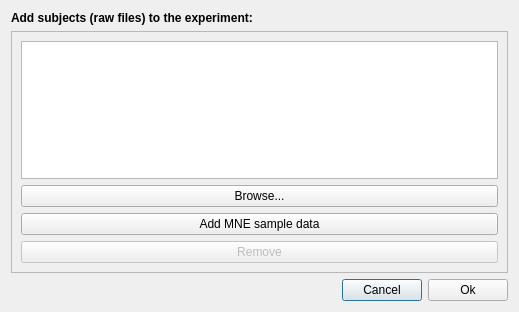
<?xml version="1.0" encoding="UTF-8"?>
<ui version="4.0">
 <class>AddSubject</class>
 <widget class="QDialog" name="AddSubject">
  <property name="geometry">
   <rect>
    <x>0</x>
    <y>0</y>
    <width>519</width>
    <height>312</height>
   </rect>
  </property>
  <property name="windowTitle">
   <string>Meggie - Add subjects</string>
  </property>
  <layout class="QGridLayout" name="gridLayout">
   <item row="0" column="0" colspan="2">
    <widget class="QLabel" name="labelAddSubjects">
     <property name="font">
      <font>
       <weight>75</weight>
       <bold>true</bold>
      </font>
     </property>
     <property name="text">
      <string>Add subjects (raw files) to the experiment:</string>
     </property>
    </widget>
   </item>
   <item row="2" column="0" colspan="3">
    <layout class="QHBoxLayout" name="horizontalLayout_2">
     <item>
      <spacer name="horizontalSpacer">
       <property name="orientation">
        <enum>Qt::Horizontal</enum>
       </property>
       <property name="sizeHint" stdset="0">
        <size>
         <width>40</width>
         <height>20</height>
        </size>
       </property>
      </spacer>
     </item>
     <item>
      <widget class="QPushButton" name="pushButtonCancel">
       <property name="text">
        <string>Cancel</string>
       </property>
      </widget>
     </item>
     <item>
      <widget class="QPushButton" name="pushButtonOk">
       <property name="text">
        <string>Ok</string>
       </property>
      </widget>
     </item>
    </layout>
   </item>
   <item row="1" column="0" colspan="3">
    <widget class="QScrollArea" name="scrollArea">
     <property name="widgetResizable">
      <bool>true</bool>
     </property>
     <widget class="QWidget" name="scrollAreaWidgetContents">
      <property name="geometry">
       <rect>
        <x>0</x>
        <y>0</y>
        <width>499</width>
        <height>240</height>
       </rect>
      </property>
      <layout class="QGridLayout" name="gridLayout_2">
       <item row="3" column="0">
        <widget class="QPushButton" name="pushButtonRemove">
         <property name="enabled">
          <bool>false</bool>
         </property>
         <property name="text">
          <string>Remove</string>
         </property>
        </widget>
       </item>
       <item row="1" column="0">
        <widget class="QPushButton" name="pushButtonBrowse">
         <property name="sizePolicy">
          <sizepolicy hsizetype="Minimum" vsizetype="Fixed">
           <horstretch>0</horstretch>
           <verstretch>0</verstretch>
          </sizepolicy>
         </property>
         <property name="text">
          <string>Browse...</string>
         </property>
        </widget>
       </item>
       <item row="0" column="0">
        <widget class="QListWidget" name="listWidgetFileNames">
         <property name="selectionMode">
          <enum>QAbstractItemView::ExtendedSelection</enum>
         </property>
        </widget>
       </item>
       <item row="2" column="0">
        <widget class="QPushButton" name="pushButtonSample">
         <property name="text">
          <string>Add MNE sample data</string>
         </property>
        </widget>
       </item>
      </layout>
     </widget>
    </widget>
   </item>
  </layout>
 </widget>
 <resources/>
 <connections>
  <connection>
   <sender>pushButtonCancel</sender>
   <signal>clicked()</signal>
   <receiver>AddSubject</receiver>
   <slot>reject()</slot>
   <hints>
    <hint type="sourcelabel">
     <x>400</x>
     <y>295</y>
    </hint>
    <hint type="destinationlabel">
     <x>250</x>
     <y>277</y>
    </hint>
   </hints>
  </connection>
  <connection>
   <sender>pushButtonOk</sender>
   <signal>clicked()</signal>
   <receiver>AddSubject</receiver>
   <slot>accept()</slot>
   <hints>
    <hint type="sourcelabel">
     <x>465</x>
     <y>289</y>
    </hint>
    <hint type="destinationlabel">
     <x>132</x>
     <y>285</y>
    </hint>
   </hints>
  </connection>
 </connections>
</ui>
